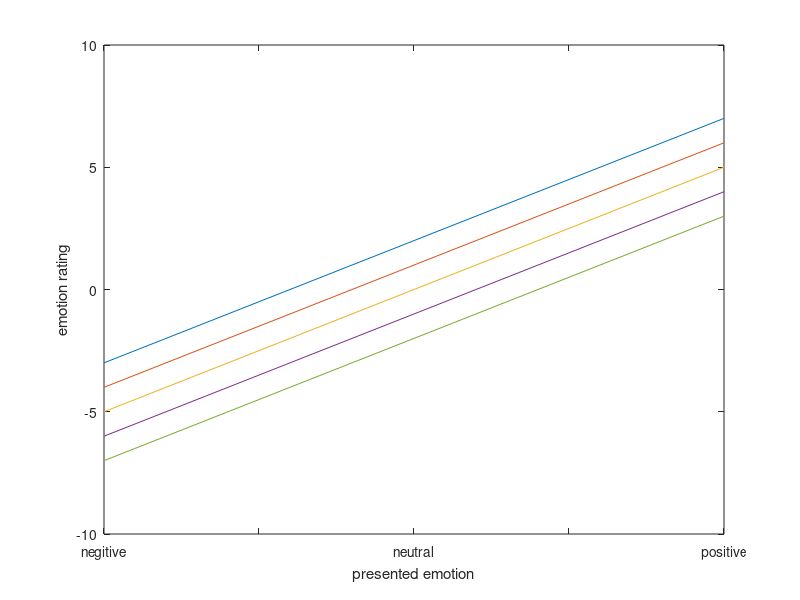
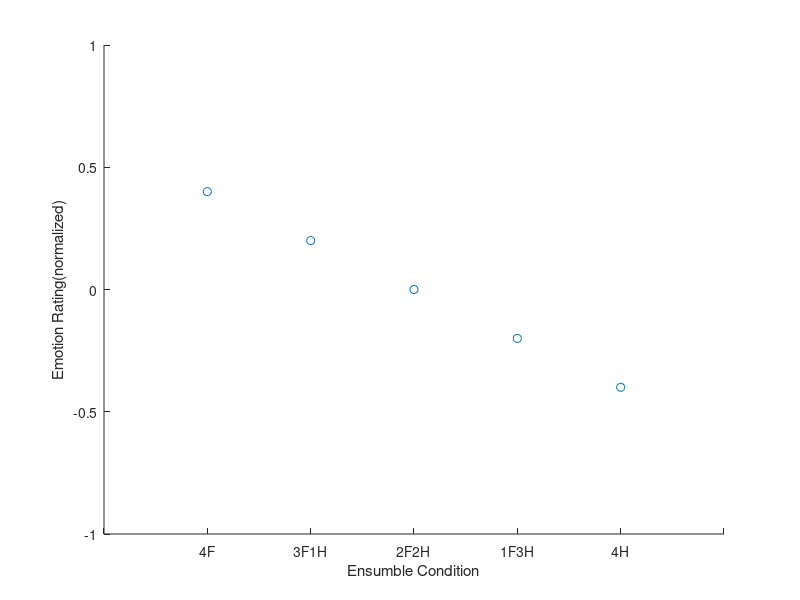

Reproduce these figures in MATLAB, in order.
clear all;
close all;

x = 1:3;
y3 = [-5 0 5];
y1 = y3+2;
y2 = y3+1;
y4 = y3-1;
y5 = y3-2;


figure

plot(x,y1,x,y2,x,y3,x,y4,x,y5);
xlabel('presented emotion');
ylabel('emotion rating');
axis([1 3 -10 10])
set(gca,'XTickLabel', {'negitive','','neutral','','positive'});

%=================%

x = 1:5;
y = [0.4 0.2 0 -0.2 -0.4]

figure
scatter(x,y);
axis([0 6 -1 1])
xlabel('Ensumble Condition');
ylabel('Emotion Rating(normalized)');
set(gca,'XTickLabel', {'','4F','3F1H','2F2H','1F3H','4H',''});

